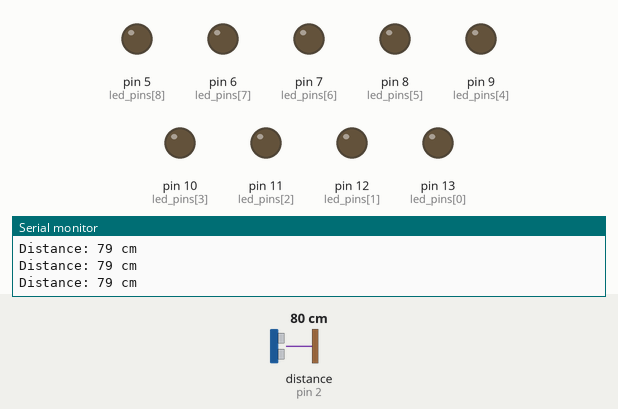
Recording of a sketch running on a simulated Arduino Uno, built with avr-gcc and run on an emulated ATmega328P. Shown: output pins drawn as LEDs (lit = HIGH), the last lines printed to the serial monitor. Wiring (inferred from the names in the program): ultrasonic range finder: trigger pin 3; echo pin 2. The test bench sets the inputs (shaded band); at power-on: distance to the obstacle (sensor on pin 2) 80 cm. The echo pulse lasts 58.3 µs per cm; pins used as bus, display or sensor lines are not drawn.

Above: at 1.2 s.
1.3 s: distance to the obstacle (sensor on pin 2) set to 47 cm
2.8 s: distance to the obstacle (sensor on pin 2) set to 41 cm
At 4.0 s:
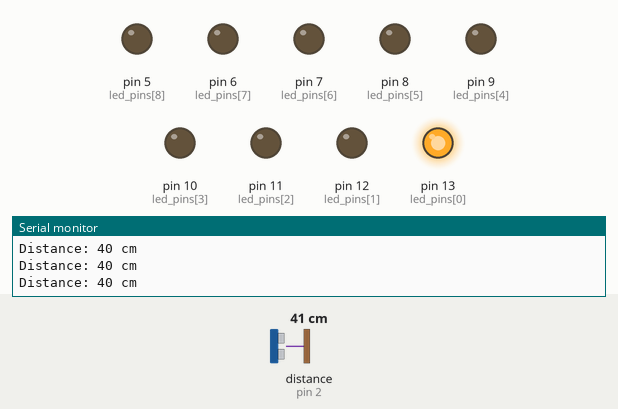
4.3 s: distance to the obstacle (sensor on pin 2) set to 37 cm
At 5.5 s:
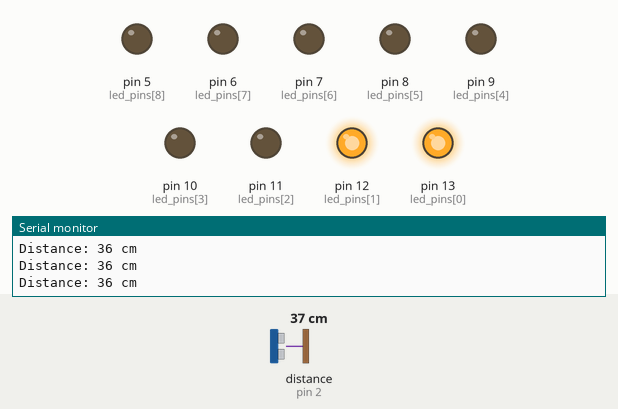
5.8 s: distance to the obstacle (sensor on pin 2) set to 35 cm
At 6.5 s:
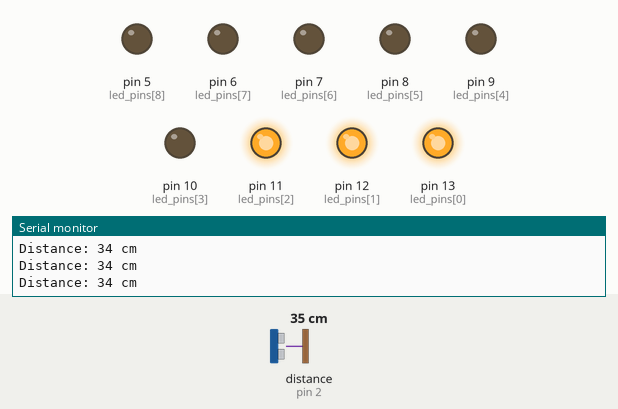
7.3 s: distance to the obstacle (sensor on pin 2) set to 2 cm
At 8.2 s:
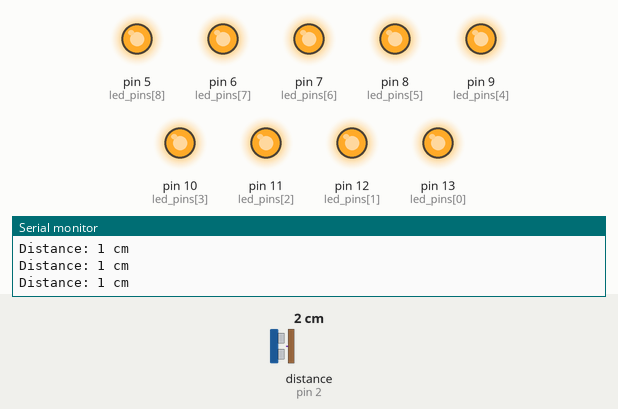
8.8 s: distance to the obstacle (sensor on pin 2) set to 18 cm
At 9.5 s:
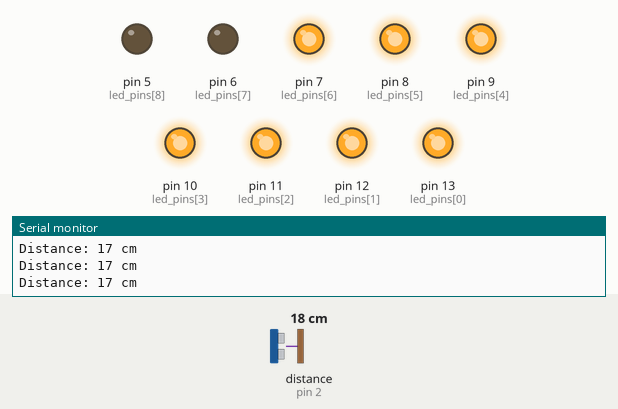
Timing chart, 0 to 11.4 s (numbered marks = the images above; inputs shaded):
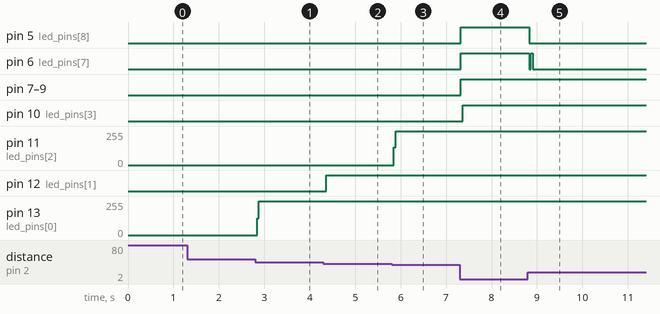

Measured:
- the behaviour switches between 45 and 44 cm on distance to the obstacle (sensor on pin 2) (found by bisection; images 0 and 1)
- the behaviour switches between 40 and 39 cm on distance to the obstacle (sensor on pin 2) (found by bisection; images 1 and 2)
- the behaviour switches between 36 and 35 cm on distance to the obstacle (sensor on pin 2) (found by bisection; images 2 and 3)
- after the input at 2.8 s, pin 13 (led_pins[0]): 0/255 → 255/255 at once
- after the input at 4.3 s, pin 12 (led_pins[1]): LOW → HIGH after 0.06 s
- after the input at 5.8 s, pin 11 (led_pins[2]): 0/255 → 255/255 after 0.05 s
- after the input at 7.3 s, pin 5 (led_pins[8]), pin 6 (led_pins[7]), pin 7 (led_pins[6]), pin 8 (led_pins[5]), pin 9 (led_pins[4]): LOW → HIGH at once; pin 10 (led_pins[3]): LOW → HIGH after 0.07 s
- after the input at 8.8 s, pin 5 (led_pins[8]): HIGH → LOW at once; pin 6 (led_pins[7]): HIGH → LOW at once, → HIGH 0.04 s later, → LOW 0.04 s later

The sketch:

distance_lights.ino
```cpp
// -------------------------Distance Approximater using Arudino Ultrasonic Sensor and LEDs----------------
// By : Gurneet Singh
// Materials Used:
// 1. 10 LEDS
// 2. Ultrsonic Sensor
// 3. Resistors
// 4. Jumper Wires and Breadboards

#define echoPin 2 // D2 to Echo
#define trigPin 3 //D3 to trig
int led_pins[] = {13,12,11,10,9,8,7,6,5,4}; // Array of 10Pins as output to LED
int high_pins = 0; // Count of High/On Pins
int low_pins = 10; // Count of Low/Off Pins
long duration; // variable for the duration of sound wave travel
int distance; // variable for the distance measurement

void setup() {
  pinMode(trigPin, OUTPUT); // Sets the trigPin as an OUTPUT
  pinMode(echoPin, INPUT); // Sets the echoPin as an INPUT
  for(int i=0;i<9;i++){
    pinMode(led_pins[i],OUTPUT);  // Sets all the LED pins as OUTPUT
  }
  Serial.begin(9600);
  Serial.println("Ultrasonic Sensor HC-SR04 and LED Distance Apporximater");
}
void loop() {
  digitalWrite(trigPin, LOW);
  digitalWrite(trigPin, HIGH);
  digitalWrite(trigPin, LOW);
  duration = pulseIn(echoPin, HIGH);
  distance = duration * 0.034 / 2;  // Distance formula
  Serial.print("Distance: ");
  Serial.print(distance);
  Serial.println(" cm");

  // Below are a lot of IF-ELSE which decide on the basis of the distance, how much LEDs need to glow
  if(distance > 0 && distance <= 5){
    high_pins = 10;
    }
  else if(distance <= 9){
    high_pins = 9;
    }
  else if(distance <= 14){
    high_pins = 8;
    }
  else if(distance<=18){
    high_pins = 7;
    }
    else if(distance<=22){
    high_pins = 6;
    }
    else if(distance<=26){
    high_pins = 5;
    }
    else if(distance<=30){
    high_pins = 4;
    }
    else if(distance<=34){
    high_pins =3;
    }
    else if(distance <=38){
      high_pins = 2;}
     else if(distance <=43){
     high_pins = 1;
     }
     else {
      high_pins = 0;
      }
    for(int i=0;i<=high_pins;i++){
      digitalWrite(led_pins[i],HIGH);   // Loop to set the led pins to HIGH
      }
     for(int j=high_pins;j<11;j++){
      digitalWrite(led_pins[j],LOW);   // Loop to set the led pins to LOW
      }
}
```
